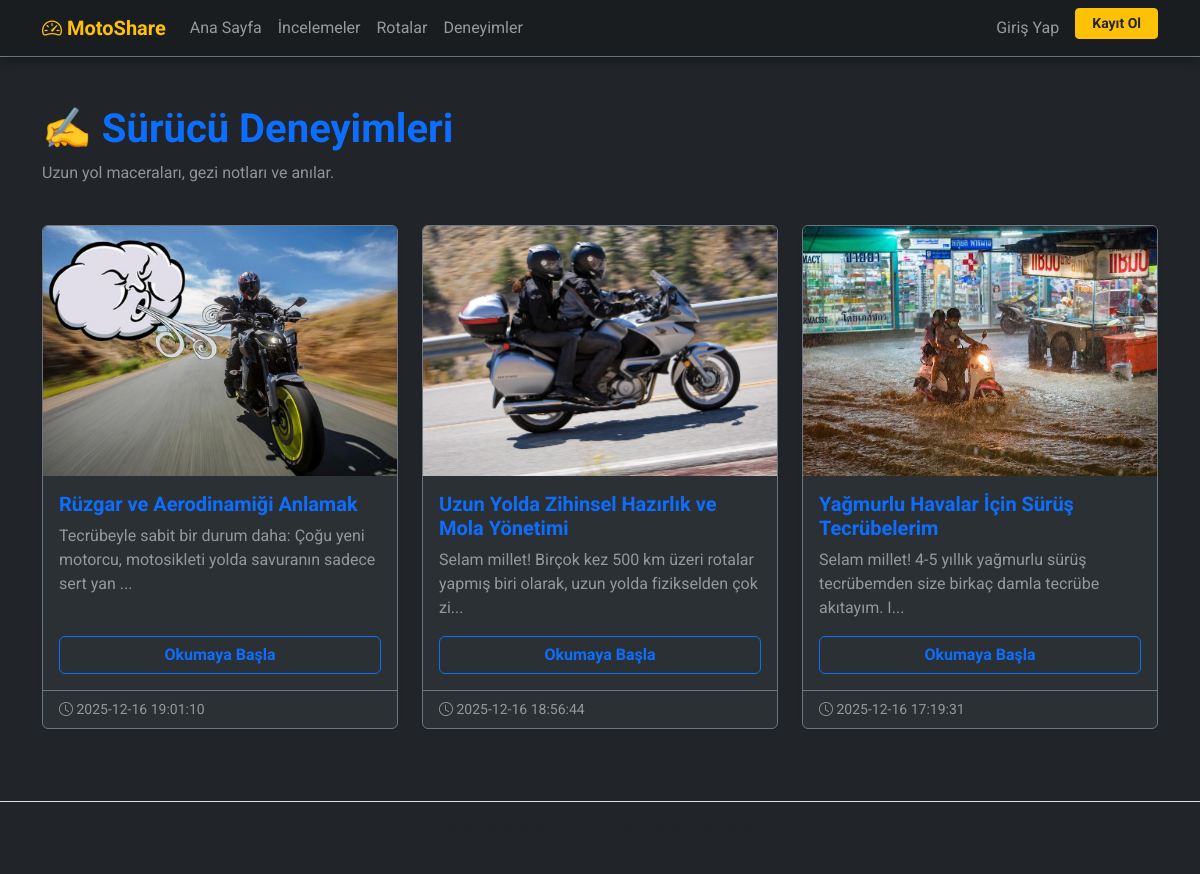
The app's page /MotoShare/deneyimler.php with its own data.
### tables this page shows
CREATE TABLE `deneyimler` (
  `id` int(11) NOT NULL,
  `baslik` varchar(255) NOT NULL,
  `icerik` text NOT NULL,
  `resim_yolu` varchar(255) DEFAULT NULL,
  `ekleyen_id` int(11) DEFAULT NULL,
  `created_at` timestamp NOT NULL DEFAULT current_timestamp()
);

### MotoShare/deneyimler.php (the view, shortened to what this page needs)
<?php
require_once 'baglan.php';
$stmt = $db->prepare("SELECT * FROM deneyimler ORDER BY created_at DESC");
$stmt->execute();
$deneyimler = $stmt->fetchAll(PDO::FETCH_ASSOC);
include 'includes/header.php';
?>
<div class="container mt-5 mb-5">
    <div class="d-flex justify-content-between align-items-center mb-4">
        <div>
            <h1 class="text-primary fw-bold">✍️ Sürücü Deneyimleri</h1>
            <p class="text-white-50">Uzun yol maceraları, gezi notları ve anılar.</p>
        </div>
    </div>
    <div class="row row-cols-1 row-cols-md-3 g-4">
        <?php foreach ($deneyimler as $d): ?>
        <div class="col">
            <div class="card h-100 shadow-sm border-secondary" style="background-color: #2b3035;">
                <img src="<?php echo !empty($d['resim_yolu']) ? $d['resim_yolu'] : 'https://placehold.co/600x400/212529/0d6efd?text=Deneyim+Yazisi'; ?>" class="card-img-top" style="height: 250px; object-fit: cover;">
                <div class="card-body d-flex flex-column">
                    <h5 class="card-title text-primary fw-bold"><?php echo htmlspecialchars($d['baslik']); ?></h5>
                    <p class="card-text text-white-50">
                        <?php echo substr(htmlspecialchars($d['icerik']), 0, 100) . '...'; ?>
                    </p>
                    <div class="mt-auto">
                        <a href="detay.php?tur=deneyim&id=<?php echo $d['id']; ?>" class="btn btn-outline-primary w-100 fw-bold">Okumaya Başla</a>
                    </div>
                </div>
                <div class="card-footer bg-transparent border-secondary text-white-50 small">
                    <i class="bi bi-clock"></i> <?php echo $d['created_at']; ?>
                </div>
            </div>
        </div>
        <?php endforeach; ?>
    </div>
</div>
<?php include 'includes/footer.php'; ?>

### MotoShare/includes/header.php (style rules this page uses)
body { background-color: #212529; color: #f8f9fa; font-family: 'Roboto', sans-serif; min-height: 100vh; display: flex; flex-direction: column; }
a { text-decoration: none; }

### records on screen
deneyimler: resim_yolu (picture), baslik "Rüzgar ve Aerodinamiği Anlamak", icerik "Tecrübeyle sabit bir durum daha: Çoğu yeni motorcu, motosikleti yolda savuranın sadece sert yan", created_at "2025-12-16 19:01:10"
deneyimler: resim_yolu (picture), baslik "Uzun Yolda Zihinsel Hazırlık ve Mola Yönetimi", icerik "Selam millet! Birçok kez 500 km üzeri rotalar yapmış biri olarak, uzun yolda fizikselden çok zi", created_at "2025-12-16 18:56:44"
deneyimler: resim_yolu (picture), baslik "Yağmurlu Havalar İçin Sürüş Tecrübelerim", icerik "Selam millet! 4-5 yıllık yağmurlu sürüş tecrübemden size birkaç damla tecrübe akıtayım. I", created_at "2025-12-16 17:19:31"
